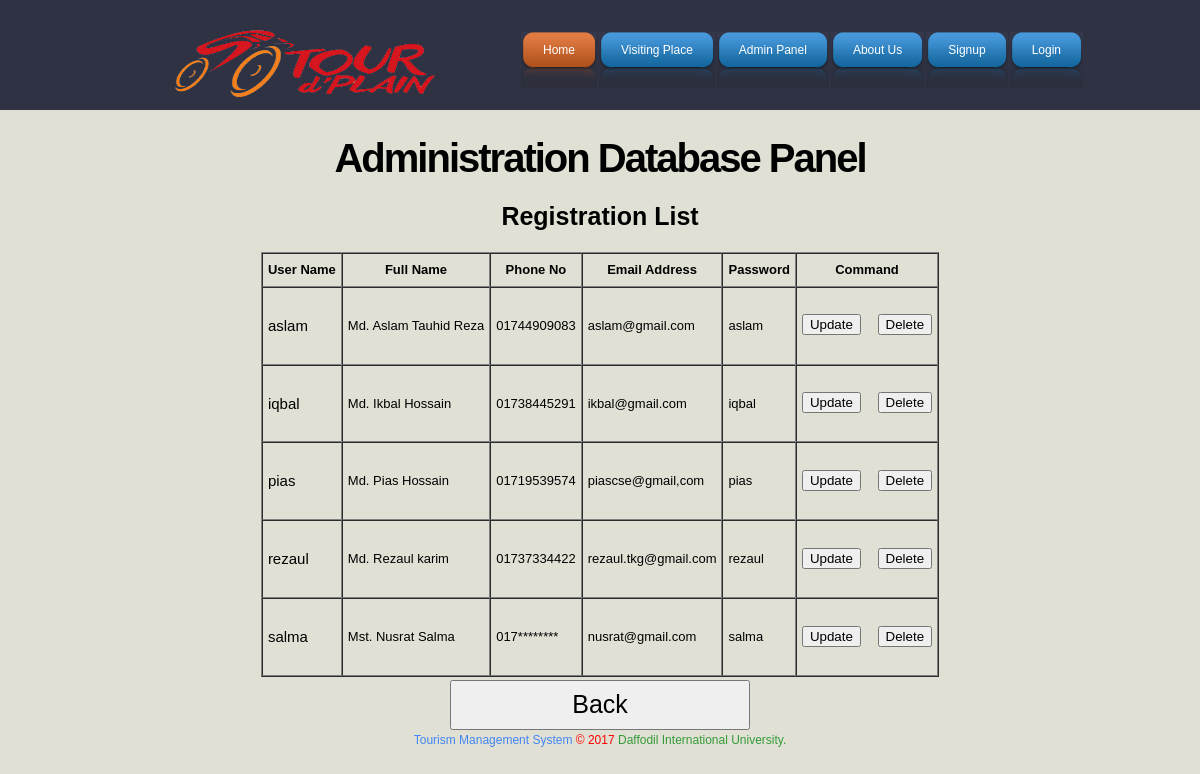
The page /admindatabase.php on the database its author committed.
### tables this page shows
CREATE TABLE IF NOT EXISTS `registration` (
  `userName` varchar(50) NOT NULL,
  `fullName` varchar(50) NOT NULL,
  `mobileNo` varchar(50) NOT NULL,
  `email` varchar(50) NOT NULL,
  `password` varchar(50) NOT NULL,
  PRIMARY KEY (`userName`)
);

### admindatabase.php (the view, shortened to what this page needs)
<!DOCTYPE html PUBLIC "-//W3C//DTD XHTML 1.0 Transitional//EN" "http://www.w3.org/TR/xhtml1/DTD/xhtml1-transitional.dtd">
<html xmlns="http://www.w3.org/1999/xhtml">
<head>
<link href="style.css" rel="stylesheet" type="text/css" />
</head>
<body>
<div class="main">
  <div class="header">
    <div class="header_resize">
      <div class="logo"><br/>
        <img src="images/headerTourLogo.png" width="300" height="90" alt="">
      </div>
      <div class="menu_nav">
        <ul>
          <li class="active"><a href="index.php"><span><span>Home</span></span></a></li>
          <li><a href="pages/visitingplace.php"><span><span>Visiting Place</span></span></a></li>
          <li><a href="pages/adminpanel.php"><span><span>Admin Panel</span></span></a></li>
          <li><a href="pages/about.php"><span><span>About Us</span></span></a></li>
          <li><a href="pages/signup.php"><span><span>Signup</span></span></a></li>
          <li><a href="pages/login.php"><span><span>Login</span></span></a></li>
        </ul>
      </div>
    </div>
  </div>
  </div>
  <div style="background-color:#E1E0D5">
		<center><h1><b style="color:#000000">Administration Database Panel</b></h1></center>
         <center> <caption><b style='color:#000000; font-size:25px'>Registration List</b></caption></center><br/>
		  <center><table>
				  <tr>
					<td valign="top">
							<?php
				$array="SELECT * FROM registration";
				$result=mysql_query($array) or die("don't fine query.");
				echo "<table border='1' cellpadding='5' cellspacing='0'>";
				echo "<tr><th style='color:#000000; font-size:13px'><b>User Name</b></th><th style='color:#000000; font-size:13px'><b>Full Name</b></th><th style='color:#000000; font-size:13px'><b>Phone No</b></th><th style='color:#000000; font-size:13px'><b>Email Address</b></th><th style='color:#000000; font-size:13px'><b>Password</b></th><th style='color:#000000; font-size:13px'><b>Command</b></th></tr>";
				while($row1 = mysql_fetch_row($result)){
						@print "<tr><td style='color:#000000; font-size:15px'>" . $row1[0] . "</td><td style='color:#000000; font-size:13px'>" . $row1[1] ."</td><td style='color:#000000; font-size:13px'>".$row1[2]."</td><td style='color:#000000; font-size:13px'>" . $row1[3] ."</td><td style='color:#000000; font-size:13px'>" . $row1[4] . "</td>"."<td
						name='commandTD'>  &nbsp;&nbsp;&nbsp;<form method='post' action=''><input type='submit' name='updateBTN' value='Update'>  &nbsp;&nbsp;&nbsp;
						<input type='submit' name='deleteBTN' value='Delete'><input type='hidden' name='hiddenID' value='" . $row1[0] . "'></form>  &nbsp;&nbsp;&nbsp;
						</td></tr>";
					}
				echo "</table>";
				?>
					</td>
					</tr>
		</table>
		<div>
		<a href="admindatapanel.php" ><button name="backBTN" style="width:300px;height:50px; font-size:25px; color:#000000" >Back </button></a>
		</div>
		</center>
</div>
<div style="text-align:center; bottom:0px; width:100%"><h style="color:#4285F4">Tourism Management System <h style="color:#FF0000"> &copy; 2017 </h><h style="color:#349B39">Daffodil International University.</h></p></div>
</body>
</html>

### style.css (style rules this page uses)
body { margin:0; padding:0; width:100%; color:#5f5f5f; font:normal 12px/1.8em Arial, Helvetica, sans-serif; }
html, .main { padding:0; margin:0; background:#e1e0d5; }
.logo { padding:0 0 0 40px; float:left; width:auto; height:50px; font-size:50px; height:110px; }
h1 { margin:0; padding:24px 0; color:#fff; font:bold 40px/1.2em Arial, Helvetica, sans-serif; letter-spacing:-2px; }
a { color:#56acc2; text-decoration:underline; }
.header, .content, .menu_nav, .fbg, .footer, form, ol, ol li, ul, .content .mainbar, .content .sidebar { margin:0; padding:0; }
.header { background-color:#2e3242; }
.header_resize { margin:0 auto; padding:0; width:970px; }
.menu_nav { margin:0; padding:32px 0 0; float:right; }
.menu_nav ul { list-style:none; }
.menu_nav ul li { margin:0; padding:0 2px 0 0; float:left; }
.menu_nav ul li a { display:block; margin:0; padding:0 0 0 14px; color:#fff; text-decoration:none; background:#f00 url(images/menu_l.gif) no-repeat left top; }
.menu_nav ul li a span { display:block; margin:0; padding:0 14px 0 0; background:#f00 url(images/menu_r.gif) no-repeat right top; }
.menu_nav ul li a span span { display:block; margin:0; padding:8px 8px 26px; background:#f00 url(images/menu.gif) repeat-x top; }
.menu_nav ul li.active a, .menu_nav ul li a:hover { background:#f00 url(images/menu_al.gif) no-repeat left top; }
.menu_nav ul li.active a span, .menu_nav ul li a:hover span { background:#f00 url(images/menu_ar.gif) no-repeat right top; }
.menu_nav ul li.active a span span, .menu_nav ul li a:hover span span { background:#f00 url(images/menu_a.gif) repeat-x top; }

### rows shown on the page
registration: userName "aslam", fullName "Md. Aslam Tauhid Reza", mobileNo "01744909083", email "aslam@gmail.com", password "aslam"
registration: userName "iqbal", fullName "Md. Ikbal Hossain", mobileNo "01738445291", email "ikbal@gmail.com", password "iqbal"
registration: userName "pias", fullName "Md. Pias Hossain", mobileNo "01719539574", email "piascse@gmail,com", password "pias"
registration: userName "rezaul", fullName "Md. Rezaul karim", mobileNo "01737334422", email "rezaul.tkg@gmail.com", password "rezaul"
registration: userName "salma", fullName "Mst. Nusrat Salma", mobileNo "017********", email "nusrat@gmail.com", password "salma"
